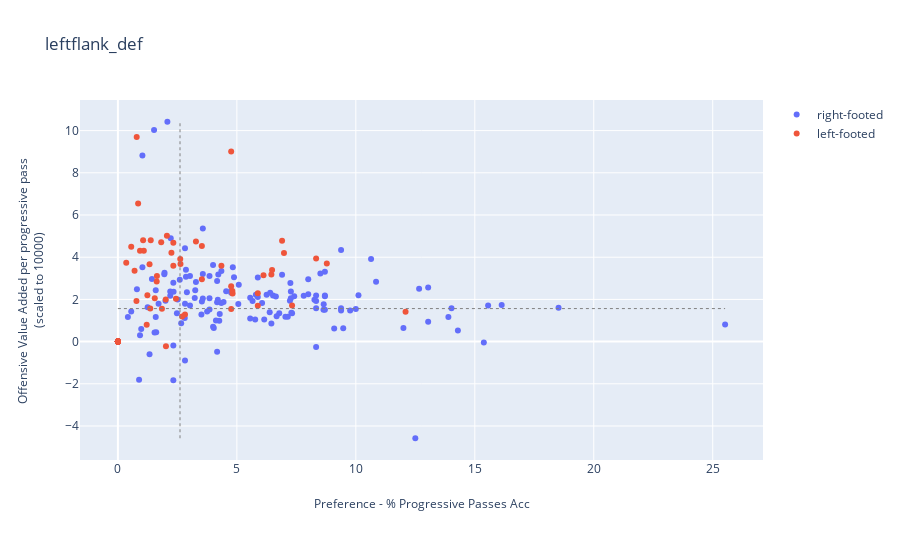
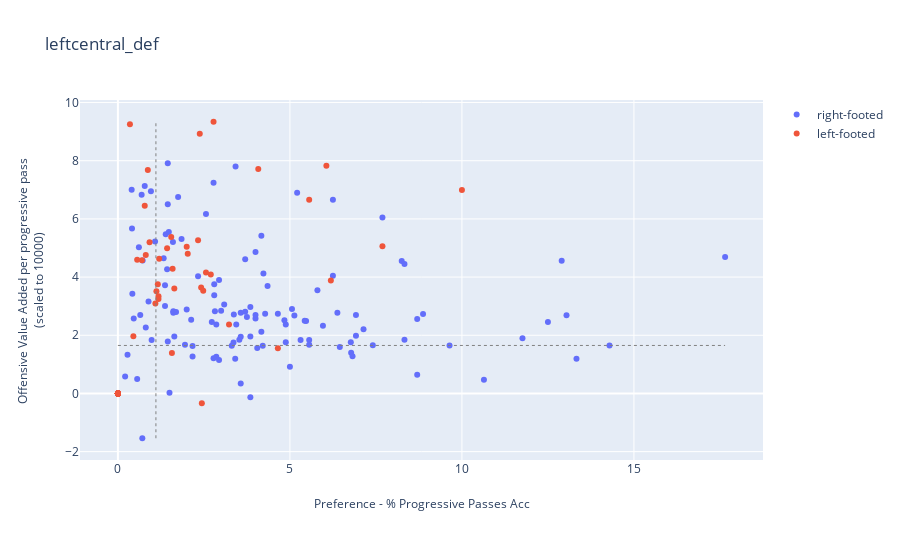
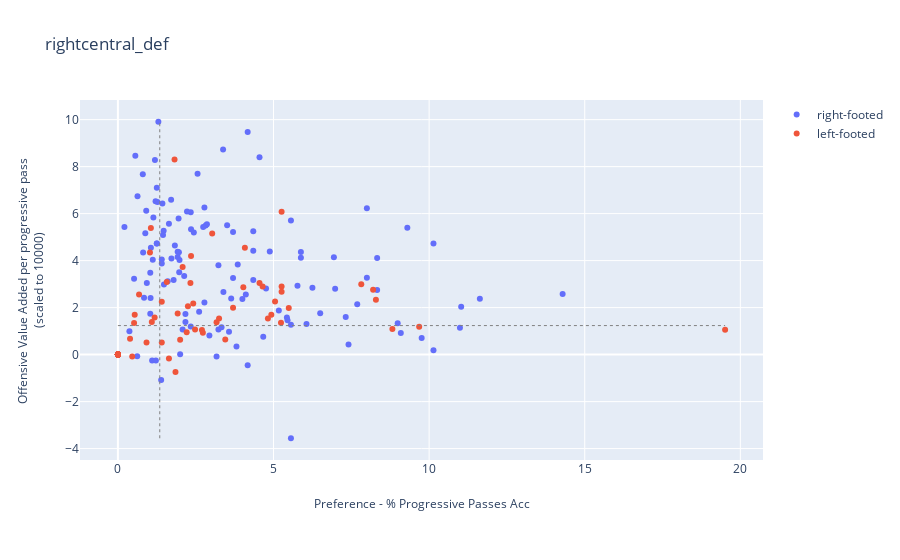
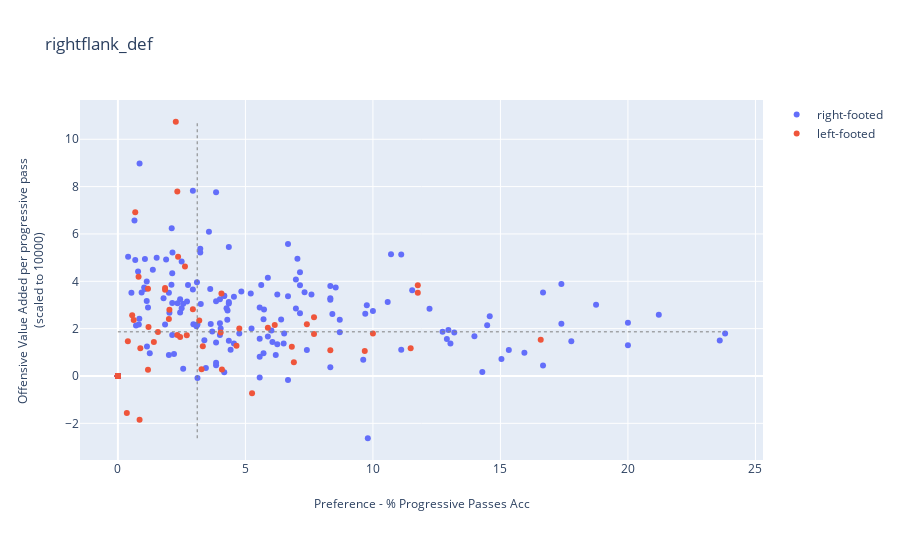

Source (notebook cell) for these figures, in order:
### Code cell
# The graphs have been saved in 'defender_clusters' data folder
plot_preference_value_region(defender_attrs_plot, result_type = 'Acc')

### Figure 1 — Plotly figure (JSON) as saved in the notebook; plotly's stock layout.template omitted (floating-point values rounded to 4 significant figures; data arrays with more than 128 entries replaced by an {"elided": "..."} marker saying what was removed)
{"data": [{"hoverinfo": "text", "mode": "markers", "name": "right-footed", "text": {"elided": "195 str values"}, "type": "scatter", "x": {"elided": "195 float values"}, "y": {"elided": "195 float values"}}, {"hoverinfo": "text", "mode": "markers", "name": "left-footed", "text": ["Name: AaronCresswell<br>Position: LB<br>Team:West Ham<br>Coords:(2.33, 3.6)", "Name: AaronCresswell<br>Position: LCB<br>Team:West Ham<br>Coords:(1.63, 2.85)", "Name: AlbertoMoreno<br>Position: LB<br>Team:Liverpool<br>Coords:(2.44, 2.03)", "Name: AndrewRobertson<br>Position: LB<br>Team:Liverpool<br>Coords:(0.35, 3.74)", "Name: AngeloOgbonna<br>Position: CB<br>Team:West Ham<br>Coords:(12.09, 1.41)", "Name: AngeloOgbonna<br>Position: LCB<br>Team:West Ham<br>Coords:(6.9, 4.78)", "Name: AngeloOgbonna<br>Position: L_CB<br>Team:West Ham<br>Coords:(1.64, 3.11)", "Name: ArthurMasuaku<br>Position: LB<br>Team:West Ham<br>Coords:(0, 0)", "Name: AymericLaporte<br>Position: L_CB<br>Team:Man City<br>Coords:(2.01, 1.99)", "Name: BenChilwell<br>Position: LB<br>Team:Leicester<br>Coords:(0.79, 9.7)", "Name: BenDavies<br>Position: LB<br>Team:Spurs<br>Coords:(1.38, 4.8)", "Name: BenMee<br>Position: L_CB<br>Team:Burnley<br>Coords:(4.76, 1.55)", "Name: BenjaminMendy<br>Position: LB<br>Team:Man City<br>Coords:(0, 0)", "Name: BrunoMartinsIndi<br>Position: LCB<br>Team:Stoke<br>Coords:(0, 0)", "Name: BrunoMartinsIndi<br>Position: L_CB<br>Team:Stoke<br>Coords:(5.88, 2.29)", "Name: CharlieDaniels<br>Position: LB<br>Team:Bournemouth<br>Coords:(2.25, 4.21)", "Name: CharlieDaniels<br>Position: LWB<br>Team:Bournemouth<br>Coords:(0, 0)", "Name: CharlieTaylor<br>Position: LB<br>Team:Burnley<br>Coords:(4.76, 2.62)", "Name: ChrisLowe<br>Position: LB<br>Team:Huddersfield<br>Coords:(3.53, 4.53)", "Name: ChrisLowe<br>Position: LWB<br>Team:Huddersfield<br>Coords:(0, 0)", "Name: ChristianFuchs<br>Position: LB<br>Team:Leicester<br>Coords:(1.21, 0.8)", "Name: CiaranClark<br>Position: LCB<br>Team:Newcastle<br>Coords:(0, 0)", "Name: CiaranClark<br>Position: L_CB<br>Team:Newcastle<br>Coords:(2.02, -0.22)", "Name: DaleyBlind<br>Position: LB<br>Team:Man Utd<br>Coords:(4.76, 9.01)", "Name: DannyRose<br>Position: LB<br>Team:Spurs<br>Coords:(1.82, 4.71)", "Name: EliaquimMangala<br>Position: L_CB<br>Team:Man City<br>Coords:(2.63, 3.68)", "Name: ErikPieters<br>Position: LB<br>Team:Stoke<br>Coords:(1.06, 4.8)", "Name: ErikPieters<br>Position: LCB<br>Team:Stoke<br>Coords:(0, 0)", "Name: GaetanBong<br>Position: LB<br>Team:Brighton<br>Coords:(8.78, 3.7)", "Name: JanVertonghen<br>Position: LB<br>Team:Spurs<br>Coords:(0, 0)", "Name: JanVertonghen<br>Position: LCB<br>Team:Spurs<br>Coords:(2.62, 3.92)", "Name: JanVertonghen<br>Position: L_CB<br>Team:Spurs<br>Coords:(4.35, 3.6)", "Name: JeffreySchlupp<br>Position: LB<br>Team:Crystal Palace<br>Coords:(1.09, 4.31)", "Name: JoseHolebas<br>Position: LB<br>Team:Watford<br>Coords:(2.33, 4.68)", "Name: JoseHolebas<br>Position: LCB<br>Team:Watford<br>Coords:(0, 0)", "Name: KevinWimmer<br>Position: LCB<br>Team:Stoke<br>Coords:(0, 0)", "Name: KevinWimmer<br>Position: L_CB<br>Team:Stoke<br>Coords:(6.45, 3.18)", "Name: KieranGibbs<br>Position: LB<br>Team:West Brom<br>Coords:(0.85, 6.55)", "Name: KonstantinosStafylidis<br>Position: LB<br>Team:Stoke<br>Coords:(8.33, 3.94)", "Name: LeightonBaines<br>Position: LB<br>Team:Everton<br>Coords:(0.7, 3.36)", "Name: LukeShaw<br>Position: LB<br>Team:Man Utd<br>Coords:(0, 0)", "Name: MamadouSakho<br>Position: L_CB<br>Team:Crystal Palace<br>Coords:(4.82, 2.28)", "Name: MarcosRojo<br>Position: L_CB<br>Team:Man Utd<br>Coords:(3.28, 4.75)", "Name: MarkusSuttner<br>Position: LB<br>Team:Brighton<br>Coords:(4.81, 2.4)", "Name: MartinOlsson<br>Position: LB<br>Team:Swansea<br>Coords:(2.06, 5.02)", "Name: MartinOlsson<br>Position: LWB<br>Team:Swansea<br>Coords:(0, 0)", "Name: MarvinZeegelaar<br>Position: LB<br>Team:Watford<br>Coords:(2.7, 1.19)", "Name: MattTargett<br>Position: LB<br>Team:Southampton<br>Coords:(0, 0)", "Name: MiguelBritos<br>Position: LCB<br>Team:Watford<br>Coords:(6.98, 4.2)", "Name: MiguelBritos<br>Position: L_CB<br>Team:Watford<br>Coords:(1.85, 1.56)", "Name: NachoMonreal<br>Position: CB<br>Team:Arsenal<br>Coords:(7.32, 1.71)", "Name: NachoMonreal<br>Position: LB<br>Team:Arsenal<br>Coords:(0, 0)", "Name: NachoMonreal<br>Position: LCB<br>Team:Arsenal<br>Coords:(1.33, 3.67)", "Name: NachoMonreal<br>Position: L_CB<br>Team:Arsenal<br>Coords:(5.88, 1.7)", "Name: NathanAke<br>Position: LCB<br>Team:Bournemouth<br>Coords:(6.12, 3.15)", "Name: NathanAke<br>Position: L_CB<br>Team:Bournemouth<br>Coords:(1.55, 2.05)", "Name: PatrickvanAanholt<br>Position: LB<br>Team:Crystal Palace<br>Coords:(1.24, 2.2)", "Name: PaulDummett<br>Position: LB<br>Team:Newcastle<br>Coords:(6.48, 3.39)", "Name: PaulDummett<br>Position: LCB<br>Team:Newcastle<br>Coords:(0, 0)", "Name: RagnarKlavan<br>Position: L_CB<br>Team:Liverpool<br>Coords:(0.56, 4.5)", "Name: RyanBertrand<br>Position: LB<br>Team:Southampton<br>Coords:(0.78, 1.93)", "Name: ScottMalone<br>Position: LB<br>Team:Huddersfield<br>Coords:(3.53, 2.96)", "Name: SeadKolasinac<br>Position: LB<br>Team:Arsenal<br>Coords:(0, 0)", "Name: SeadKolasinac<br>Position: LCB<br>Team:Arsenal<br>Coords:(0, 0)", "Name: StephenWard<br>Position: LB<br>Team:Burnley<br>Coords:(0.93, 4.31)", "Name: TerenceKongolo<br>Position: LB<br>Team:Huddersfield<br>Coords:(0, 0)", "Name: TyroneMings<br>Position: LCB<br>Team:Bournemouth<br>Coords:(0, 0)", "Name: WesleyHoedt<br>Position: LCB<br>Team:Southampton<br>Coords:(2.82, 1.29)", "Name: WesleyHoedt<br>Position: L_CB<br>Team:Southampton<br>Coords:(1.36, 1.57)"], "type": "scatter", "x": [2.33, 1.63, 2.44, 0.35, 12.09, 6.9, 1.64, 0, 2.01, 0.79, 1.38, 4.76, 0, 0, 5.88, 2.25, 0, 4.76, 3.53, 0, 1.21, 0, 2.02, 4.76, 1.82, 2.63, 1.06, 0, 8.78, 0, 2.62, 4.35, 1.09, 2.33, 0, 0, 6.45, 0.85, 8.33, 0.7, 0, 4.82, 3.28, 4.81, 2.06, 0, 2.7, 0, 6.98, 1.85, 7.32, 0, 1.33, 5.88, 6.12, 1.55, 1.24, 6.48, 0, 0.56, 0.78, 3.53, 0, 0, 0.93, 0, 0, 2.82, 1.36], "y": [3.6, 2.85, 2.03, 3.74, 1.41, 4.78, 3.11, 0, 1.99, 9.7, 4.8, 1.55, 0, 0, 2.29, 4.21, 0, 2.62, 4.53, 0, 0.8, 0, -0.22, 9.01, 4.71, 3.68, 4.8, 0, 3.7, 0, 3.92, 3.6, 4.31, 4.68, 0, 0, 3.18, 6.55, 3.94, 3.36, 0, 2.28, 4.75, 2.4, 5.02, 0, 1.19, 0, 4.2, 1.56, 1.71, 0, 3.67, 1.7, 3.15, 2.05, 2.2, 3.39, 0, 4.5, 1.93, 2.96, 0, 0, 4.31, 0, 0, 1.29, 1.57]}], "layout": {"annotations": [{"showarrow": false, "text": "Preference - % Progressive Passes Acc", "x": 0.5, "xref": "paper", "y": -0.15, "yref": "paper"}, {"showarrow": false, "text": "Offensive Value Added per progressive pass <br>(scaled to 10000)", "textangle": -90, "x": -0.1, "xref": "paper", "y": 0.5, "yref": "paper"}], "autosize": true, "margin": {"b": 100}, "shapes": [{"line": {"color": "Grey", "dash": "dot", "width": 1}, "type": "line", "x0": 2.61, "x1": 2.61, "xref": "x", "y0": -4.58, "y1": 10.42, "yref": "y"}, {"line": {"color": "Grey", "dash": "dot", "width": 1}, "type": "line", "x0": 0, "x1": 25.52, "xref": "x", "y0": 1.565, "y1": 1.565, "yref": "y"}], "title": {"text": "leftflank_def"}}}

### Figure 2 — Plotly figure (JSON) as saved in the notebook; plotly's stock layout.template omitted (floating-point values rounded to 4 significant figures; data arrays with more than 128 entries replaced by an {"elided": "..."} marker saying what was removed)
{"data": [{"hoverinfo": "text", "mode": "markers", "name": "right-footed", "text": {"elided": "195 str values"}, "type": "scatter", "x": {"elided": "195 float values"}, "y": {"elided": "195 float values"}}, {"hoverinfo": "text", "mode": "markers", "name": "left-footed", "text": ["Name: AaronCresswell<br>Position: LB<br>Team:West Ham<br>Coords:(2.33, 5.27)", "Name: AaronCresswell<br>Position: LCB<br>Team:West Ham<br>Coords:(0, 0)", "Name: AlbertoMoreno<br>Position: LB<br>Team:Liverpool<br>Coords:(0.81, 4.76)", "Name: AndrewRobertson<br>Position: LB<br>Team:Liverpool<br>Coords:(0.35, 9.25)", "Name: AngeloOgbonna<br>Position: CB<br>Team:West Ham<br>Coords:(0, 0)", "Name: AngeloOgbonna<br>Position: LCB<br>Team:West Ham<br>Coords:(0, 0)", "Name: AngeloOgbonna<br>Position: L_CB<br>Team:West Ham<br>Coords:(1.64, 3.61)", "Name: ArthurMasuaku<br>Position: LB<br>Team:West Ham<br>Coords:(0, 0)", "Name: AymericLaporte<br>Position: L_CB<br>Team:Man City<br>Coords:(0, 0)", "Name: BenChilwell<br>Position: LB<br>Team:Leicester<br>Coords:(1.57, 1.39)", "Name: BenDavies<br>Position: LB<br>Team:Spurs<br>Coords:(0.92, 5.2)", "Name: BenMee<br>Position: L_CB<br>Team:Burnley<br>Coords:(1.43, 4.99)", "Name: BenjaminMendy<br>Position: LB<br>Team:Man City<br>Coords:(0, 0)", "Name: BrunoMartinsIndi<br>Position: LCB<br>Team:Stoke<br>Coords:(0, 0)", "Name: BrunoMartinsIndi<br>Position: L_CB<br>Team:Stoke<br>Coords:(0, 0)", "Name: CharlieDaniels<br>Position: LB<br>Team:Bournemouth<br>Coords:(1.12, 3.51)", "Name: CharlieDaniels<br>Position: LWB<br>Team:Bournemouth<br>Coords:(0, 0)", "Name: CharlieTaylor<br>Position: LB<br>Team:Burnley<br>Coords:(1.59, 4.29)", "Name: ChrisLowe<br>Position: LB<br>Team:Huddersfield<br>Coords:(1.18, 3.34)", "Name: ChrisLowe<br>Position: LWB<br>Team:Huddersfield<br>Coords:(10.0, 6.99)", "Name: ChristianFuchs<br>Position: LB<br>Team:Leicester<br>Coords:(2.42, 3.64)", "Name: CiaranClark<br>Position: LCB<br>Team:Newcastle<br>Coords:(7.69, 5.06)", "Name: CiaranClark<br>Position: L_CB<br>Team:Newcastle<br>Coords:(0, 0)", "Name: DaleyBlind<br>Position: LB<br>Team:Man Utd<br>Coords:(0, 0)", "Name: DannyRose<br>Position: LB<br>Team:Spurs<br>Coords:(0, 0)", "Name: EliaquimMangala<br>Position: L_CB<br>Team:Man City<br>Coords:(0, 0)", "Name: ErikPieters<br>Position: LB<br>Team:Stoke<br>Coords:(0, 0)", "Name: ErikPieters<br>Position: LCB<br>Team:Stoke<br>Coords:(0, 0)", "Name: GaetanBong<br>Position: LB<br>Team:Brighton<br>Coords:(2.03, 4.8)", "Name: JanVertonghen<br>Position: LB<br>Team:Spurs<br>Coords:(0, 0)", "Name: JanVertonghen<br>Position: LCB<br>Team:Spurs<br>Coords:(0, 0)", "Name: JanVertonghen<br>Position: L_CB<br>Team:Spurs<br>Coords:(0.87, 7.68)", "Name: JeffreySchlupp<br>Position: LB<br>Team:Crystal Palace<br>Coords:(1.09, 3.09)", "Name: JoseHolebas<br>Position: LB<br>Team:Watford<br>Coords:(0.78, 6.45)", "Name: JoseHolebas<br>Position: LCB<br>Team:Watford<br>Coords:(0, 0)", "Name: KevinWimmer<br>Position: LCB<br>Team:Stoke<br>Coords:(2.0, 5.04)", "Name: KevinWimmer<br>Position: L_CB<br>Team:Stoke<br>Coords:(3.23, 2.37)", "Name: KieranGibbs<br>Position: LB<br>Team:West Brom<br>Coords:(2.56, 4.16)", "Name: KonstantinosStafylidis<br>Position: LB<br>Team:Stoke<br>Coords:(0, 0)", "Name: LeightonBaines<br>Position: LB<br>Team:Everton<br>Coords:(0.7, 4.58)", "Name: LukeShaw<br>Position: LB<br>Team:Man Utd<br>Coords:(0, 0)", "Name: MamadouSakho<br>Position: L_CB<br>Team:Crystal Palace<br>Coords:(1.2, 4.63)", "Name: MarcosRojo<br>Position: L_CB<br>Team:Man Utd<br>Coords:(0, 0)", "Name: MarkusSuttner<br>Position: LB<br>Team:Brighton<br>Coords:(0, 0)", "Name: MartinOlsson<br>Position: LB<br>Team:Swansea<br>Coords:(6.19, 3.88)", "Name: MartinOlsson<br>Position: LWB<br>Team:Swansea<br>Coords:(6.06, 7.83)", "Name: MarvinZeegelaar<br>Position: LB<br>Team:Watford<br>Coords:(2.7, 4.09)", "Name: MattTargett<br>Position: LB<br>Team:Southampton<br>Coords:(0, 0)", "Name: MiguelBritos<br>Position: LCB<br>Team:Watford<br>Coords:(0, 0)", "Name: MiguelBritos<br>Position: L_CB<br>Team:Watford<br>Coords:(0, 0)", "Name: NachoMonreal<br>Position: CB<br>Team:Arsenal<br>Coords:(2.44, -0.34)", "Name: NachoMonreal<br>Position: LB<br>Team:Arsenal<br>Coords:(0, 0)", "Name: NachoMonreal<br>Position: LCB<br>Team:Arsenal<br>Coords:(0, 0)", "Name: NachoMonreal<br>Position: L_CB<br>Team:Arsenal<br>Coords:(0, 0)", "Name: NathanAke<br>Position: LCB<br>Team:Bournemouth<br>Coords:(4.08, 7.72)", "Name: NathanAke<br>Position: L_CB<br>Team:Bournemouth<br>Coords:(1.55, 5.38)", "Name: PatrickvanAanholt<br>Position: LB<br>Team:Crystal Palace<br>Coords:(2.48, 3.53)", "Name: PaulDummett<br>Position: LB<br>Team:Newcastle<br>Coords:(5.56, 6.66)", "Name: PaulDummett<br>Position: LCB<br>Team:Newcastle<br>Coords:(0, 0)", "Name: RagnarKlavan<br>Position: L_CB<br>Team:Liverpool<br>Coords:(0.56, 4.6)", "Name: RyanBertrand<br>Position: LB<br>Team:Southampton<br>Coords:(1.16, 3.75)", "Name: ScottMalone<br>Position: LB<br>Team:Huddersfield<br>Coords:(1.18, 3.25)", "Name: SeadKolasinac<br>Position: LB<br>Team:Arsenal<br>Coords:(4.65, 1.55)", "Name: SeadKolasinac<br>Position: LCB<br>Team:Arsenal<br>Coords:(0, 0)", "Name: StephenWard<br>Position: LB<br>Team:Burnley<br>Coords:(2.78, 9.34)", "Name: TerenceKongolo<br>Position: LB<br>Team:Huddersfield<br>Coords:(2.38, 8.93)", "Name: TyroneMings<br>Position: LCB<br>Team:Bournemouth<br>Coords:(0, 0)", "Name: WesleyHoedt<br>Position: LCB<br>Team:Southampton<br>Coords:(0, 0)", "Name: WesleyHoedt<br>Position: L_CB<br>Team:Southampton<br>Coords:(0.45, 1.97)"], "type": "scatter", "x": [2.33, 0, 0.81, 0.35, 0, 0, 1.64, 0, 0, 1.57, 0.92, 1.43, 0, 0, 0, 1.12, 0, 1.59, 1.18, 10, 2.42, 7.69, 0, 0, 0, 0, 0, 0, 2.03, 0, 0, 0.87, 1.09, 0.78, 0, 2, 3.23, 2.56, 0, 0.7, 0, 1.2, 0, 0, 6.19, 6.06, 2.7, 0, 0, 0, 2.44, 0, 0, 0, 4.08, 1.55, 2.48, 5.56, 0, 0.56, 1.16, 1.18, 4.65, 0, 2.78, 2.38, 0, 0, 0.45], "y": [5.27, 0, 4.76, 9.25, 0, 0, 3.61, 0, 0, 1.39, 5.2, 4.99, 0, 0, 0, 3.51, 0, 4.29, 3.34, 6.99, 3.64, 5.06, 0, 0, 0, 0, 0, 0, 4.8, 0, 0, 7.68, 3.09, 6.45, 0, 5.04, 2.37, 4.16, 0, 4.58, 0, 4.63, 0, 0, 3.88, 7.83, 4.09, 0, 0, 0, -0.34, 0, 0, 0, 7.72, 5.38, 3.53, 6.66, 0, 4.6, 3.75, 3.25, 1.55, 0, 9.34, 8.93, 0, 0, 1.97]}], "layout": {"annotations": [{"showarrow": false, "text": "Preference - % Progressive Passes Acc", "x": 0.5, "xref": "paper", "y": -0.15, "yref": "paper"}, {"showarrow": false, "text": "Offensive Value Added per progressive pass <br>(scaled to 10000)", "textangle": -90, "x": -0.1, "xref": "paper", "y": 0.5, "yref": "paper"}], "autosize": true, "margin": {"b": 100}, "shapes": [{"line": {"color": "Grey", "dash": "dot", "width": 1}, "type": "line", "x0": 1.105, "x1": 1.105, "xref": "x", "y0": -1.54, "y1": 9.34, "yref": "y"}, {"line": {"color": "Grey", "dash": "dot", "width": 1}, "type": "line", "x0": 0, "x1": 17.65, "xref": "x", "y0": 1.65, "y1": 1.65, "yref": "y"}], "title": {"text": "leftcentral_def"}}}

### Figure 3 — Plotly figure (JSON) as saved in the notebook; plotly's stock layout.template omitted (floating-point values rounded to 4 significant figures; data arrays with more than 128 entries replaced by an {"elided": "..."} marker saying what was removed)
{"data": [{"hoverinfo": "text", "mode": "markers", "name": "right-footed", "text": {"elided": "195 str values"}, "type": "scatter", "x": {"elided": "195 float values"}, "y": {"elided": "195 float values"}}, {"hoverinfo": "text", "mode": "markers", "name": "left-footed", "text": ["Name: AaronCresswell<br>Position: LB<br>Team:West Ham<br>Coords:(2.33, 3.05)", "Name: AaronCresswell<br>Position: LCB<br>Team:West Ham<br>Coords:(0.54, 1.7)", "Name: AlbertoMoreno<br>Position: LB<br>Team:Liverpool<br>Coords:(3.25, 1.54)", "Name: AndrewRobertson<br>Position: LB<br>Team:Liverpool<br>Coords:(2.08, 3.73)", "Name: AngeloOgbonna<br>Position: CB<br>Team:West Ham<br>Coords:(5.49, 1.98)", "Name: AngeloOgbonna<br>Position: LCB<br>Team:West Ham<br>Coords:(3.45, 0.64)", "Name: AngeloOgbonna<br>Position: L_CB<br>Team:West Ham<br>Coords:(1.64, -0.17)", "Name: ArthurMasuaku<br>Position: LB<br>Team:West Ham<br>Coords:(0, 0)", "Name: AymericLaporte<br>Position: L_CB<br>Team:Man City<br>Coords:(4.03, 2.87)", "Name: BenChilwell<br>Position: LB<br>Team:Leicester<br>Coords:(1.57, 3.09)", "Name: BenDavies<br>Position: LB<br>Team:Spurs<br>Coords:(0.92, 0.52)", "Name: BenMee<br>Position: L_CB<br>Team:Burnley<br>Coords:(5.24, 1.36)", "Name: BenjaminMendy<br>Position: LB<br>Team:Man City<br>Coords:(0, 0)", "Name: BrunoMartinsIndi<br>Position: LCB<br>Team:Stoke<br>Coords:(0, 0)", "Name: BrunoMartinsIndi<br>Position: L_CB<br>Team:Stoke<br>Coords:(0, 0)", "Name: CharlieDaniels<br>Position: LB<br>Team:Bournemouth<br>Coords:(2.25, 2.06)", "Name: CharlieDaniels<br>Position: LWB<br>Team:Bournemouth<br>Coords:(0, 0)", "Name: CharlieTaylor<br>Position: LB<br>Team:Burnley<br>Coords:(3.17, 1.38)", "Name: ChrisLowe<br>Position: LB<br>Team:Huddersfield<br>Coords:(2.35, 4.2)", "Name: ChrisLowe<br>Position: LWB<br>Team:Huddersfield<br>Coords:(0, 0)", "Name: ChristianFuchs<br>Position: LB<br>Team:Leicester<br>Coords:(2.42, 2.17)", "Name: CiaranClark<br>Position: LCB<br>Team:Newcastle<br>Coords:(0, 0)", "Name: CiaranClark<br>Position: L_CB<br>Team:Newcastle<br>Coords:(5.05, 2.26)", "Name: DaleyBlind<br>Position: LB<br>Team:Man Utd<br>Coords:(0, 0)", "Name: DannyRose<br>Position: LB<br>Team:Spurs<br>Coords:(1.82, 8.3)", "Name: EliaquimMangala<br>Position: L_CB<br>Team:Man City<br>Coords:(5.26, 2.9)", "Name: ErikPieters<br>Position: LB<br>Team:Stoke<br>Coords:(1.06, 5.39)", "Name: ErikPieters<br>Position: LCB<br>Team:Stoke<br>Coords:(5.26, 2.68)", "Name: GaetanBong<br>Position: LB<br>Team:Brighton<br>Coords:(0.68, 2.56)", "Name: JanVertonghen<br>Position: LB<br>Team:Spurs<br>Coords:(0, 0)", "Name: JanVertonghen<br>Position: LCB<br>Team:Spurs<br>Coords:(0.52, 1.35)", "Name: JanVertonghen<br>Position: L_CB<br>Team:Spurs<br>Coords:(4.93, 1.7)", "Name: JeffreySchlupp<br>Position: LB<br>Team:Crystal Palace<br>Coords:(1.09, 1.39)", "Name: JoseHolebas<br>Position: LB<br>Team:Watford<br>Coords:(0, 0)", "Name: JoseHolebas<br>Position: LCB<br>Team:Watford<br>Coords:(5.26, 6.08)", "Name: KevinWimmer<br>Position: LCB<br>Team:Stoke<br>Coords:(2.0, 0.63)", "Name: KevinWimmer<br>Position: L_CB<br>Team:Stoke<br>Coords:(9.68, 1.19)", "Name: KieranGibbs<br>Position: LB<br>Team:West Brom<br>Coords:(0, 0)", "Name: KonstantinosStafylidis<br>Position: LB<br>Team:Stoke<br>Coords:(0, 0)", "Name: LeightonBaines<br>Position: LB<br>Team:Everton<br>Coords:(1.41, 2.25)", "Name: LukeShaw<br>Position: LB<br>Team:Man Utd<br>Coords:(0, 0)", "Name: MamadouSakho<br>Position: L_CB<br>Team:Crystal Palace<br>Coords:(4.82, 1.54)", "Name: MarcosRojo<br>Position: L_CB<br>Team:Man Utd<br>Coords:(8.2, 2.76)", "Name: MarkusSuttner<br>Position: LB<br>Team:Brighton<br>Coords:(1.92, 1.75)", "Name: MartinOlsson<br>Position: LB<br>Team:Swansea<br>Coords:(1.03, 4.35)", "Name: MartinOlsson<br>Position: LWB<br>Team:Swansea<br>Coords:(3.03, 5.15)", "Name: MarvinZeegelaar<br>Position: LB<br>Team:Watford<br>Coords:(0, 0)", "Name: MattTargett<br>Position: LB<br>Team:Southampton<br>Coords:(0, 0)", "Name: MiguelBritos<br>Position: LCB<br>Team:Watford<br>Coords:(0, 0)", "Name: MiguelBritos<br>Position: L_CB<br>Team:Watford<br>Coords:(3.7, 1.99)", "Name: NachoMonreal<br>Position: CB<br>Team:Arsenal<br>Coords:(19.51, 1.06)", "Name: NachoMonreal<br>Position: LB<br>Team:Arsenal<br>Coords:(4.55, 3.05)", "Name: NachoMonreal<br>Position: LCB<br>Team:Arsenal<br>Coords:(2.21, 0.95)", "Name: NachoMonreal<br>Position: L_CB<br>Team:Arsenal<br>Coords:(8.82, 1.09)", "Name: NathanAke<br>Position: LCB<br>Team:Bournemouth<br>Coords:(4.08, 4.55)", "Name: NathanAke<br>Position: L_CB<br>Team:Bournemouth<br>Coords:(8.29, 2.33)", "Name: PatrickvanAanholt<br>Position: LB<br>Team:Crystal Palace<br>Coords:(2.48, 1.07)", "Name: PaulDummett<br>Position: LB<br>Team:Newcastle<br>Coords:(1.85, -0.74)", "Name: PaulDummett<br>Position: LCB<br>Team:Newcastle<br>Coords:(0, 0)", "Name: RagnarKlavan<br>Position: L_CB<br>Team:Liverpool<br>Coords:(7.82, 2.99)", "Name: RyanBertrand<br>Position: LB<br>Team:Southampton<br>Coords:(0.39, 0.67)", "Name: ScottMalone<br>Position: LB<br>Team:Huddersfield<br>Coords:(1.18, 1.58)", "Name: SeadKolasinac<br>Position: LB<br>Team:Arsenal<br>Coords:(4.65, 2.9)", "Name: SeadKolasinac<br>Position: LCB<br>Team:Arsenal<br>Coords:(2.7, 1.05)", "Name: StephenWard<br>Position: LB<br>Team:Burnley<br>Coords:(0.46, -0.08)", "Name: TerenceKongolo<br>Position: LB<br>Team:Huddersfield<br>Coords:(0, 0)", "Name: TyroneMings<br>Position: LCB<br>Team:Bournemouth<br>Coords:(0, 0)", "Name: WesleyHoedt<br>Position: LCB<br>Team:Southampton<br>Coords:(1.41, 0.52)", "Name: WesleyHoedt<br>Position: L_CB<br>Team:Southampton<br>Coords:(2.73, 0.93)"], "type": "scatter", "x": [2.33, 0.54, 3.25, 2.08, 5.49, 3.45, 1.64, 0, 4.03, 1.57, 0.92, 5.24, 0, 0, 0, 2.25, 0, 3.17, 2.35, 0, 2.42, 0, 5.05, 0, 1.82, 5.26, 1.06, 5.26, 0.68, 0, 0.52, 4.93, 1.09, 0, 5.26, 2, 9.68, 0, 0, 1.41, 0, 4.82, 8.2, 1.92, 1.03, 3.03, 0, 0, 0, 3.7, 19.51, 4.55, 2.21, 8.82, 4.08, 8.29, 2.48, 1.85, 0, 7.82, 0.39, 1.18, 4.65, 2.7, 0.46, 0, 0, 1.41, 2.73], "y": [3.05, 1.7, 1.54, 3.73, 1.98, 0.64, -0.17, 0, 2.87, 3.09, 0.52, 1.36, 0, 0, 0, 2.06, 0, 1.38, 4.2, 0, 2.17, 0, 2.26, 0, 8.3, 2.9, 5.39, 2.68, 2.56, 0, 1.35, 1.7, 1.39, 0, 6.08, 0.63, 1.19, 0, 0, 2.25, 0, 1.54, 2.76, 1.75, 4.35, 5.15, 0, 0, 0, 1.99, 1.06, 3.05, 0.95, 1.09, 4.55, 2.33, 1.07, -0.74, 0, 2.99, 0.67, 1.58, 2.9, 1.05, -0.08, 0, 0, 0.52, 0.93]}], "layout": {"annotations": [{"showarrow": false, "text": "Preference - % Progressive Passes Acc", "x": 0.5, "xref": "paper", "y": -0.15, "yref": "paper"}, {"showarrow": false, "text": "Offensive Value Added per progressive pass <br>(scaled to 10000)", "textangle": -90, "x": -0.1, "xref": "paper", "y": 0.5, "yref": "paper"}], "autosize": true, "margin": {"b": 100}, "shapes": [{"line": {"color": "Grey", "dash": "dot", "width": 1}, "type": "line", "x0": 1.345, "x1": 1.345, "xref": "x", "y0": -3.56, "y1": 9.91, "yref": "y"}, {"line": {"color": "Grey", "dash": "dot", "width": 1}, "type": "line", "x0": 0, "x1": 19.51, "xref": "x", "y0": 1.235, "y1": 1.235, "yref": "y"}], "title": {"text": "rightcentral_def"}}}

### Figure 4 — Plotly figure (JSON) as saved in the notebook; plotly's stock layout.template omitted (floating-point values rounded to 4 significant figures; data arrays with more than 128 entries replaced by an {"elided": "..."} marker saying what was removed)
{"data": [{"hoverinfo": "text", "mode": "markers", "name": "right-footed", "text": {"elided": "195 str values"}, "type": "scatter", "x": {"elided": "195 float values"}, "y": {"elided": "195 float values"}}, {"hoverinfo": "text", "mode": "markers", "name": "left-footed", "text": ["Name: AaronCresswell<br>Position: LB<br>Team:West Ham<br>Coords:(2.33, 7.79)", "Name: AaronCresswell<br>Position: LCB<br>Team:West Ham<br>Coords:(0, 0)", "Name: AlbertoMoreno<br>Position: LB<br>Team:Liverpool<br>Coords:(0.81, 4.19)", "Name: AndrewRobertson<br>Position: LB<br>Team:Liverpool<br>Coords:(0.35, -1.56)", "Name: AngeloOgbonna<br>Position: CB<br>Team:West Ham<br>Coords:(7.69, 2.48)", "Name: AngeloOgbonna<br>Position: LCB<br>Team:West Ham<br>Coords:(6.9, 0.58)", "Name: AngeloOgbonna<br>Position: L_CB<br>Team:West Ham<br>Coords:(11.48, 1.17)", "Name: ArthurMasuaku<br>Position: LB<br>Team:West Ham<br>Coords:(0, 0)", "Name: AymericLaporte<br>Position: L_CB<br>Team:Man City<br>Coords:(4.03, 1.84)", "Name: BenChilwell<br>Position: LB<br>Team:Leicester<br>Coords:(2.36, 5.04)", "Name: BenDavies<br>Position: LB<br>Team:Spurs<br>Coords:(0, 0)", "Name: BenMee<br>Position: L_CB<br>Team:Burnley<br>Coords:(3.33, 1.26)", "Name: BenjaminMendy<br>Position: LB<br>Team:Man City<br>Coords:(0, 0)", "Name: BrunoMartinsIndi<br>Position: LCB<br>Team:Stoke<br>Coords:(7.69, 1.77)", "Name: BrunoMartinsIndi<br>Position: L_CB<br>Team:Stoke<br>Coords:(11.76, 3.52)", "Name: CharlieDaniels<br>Position: LB<br>Team:Bournemouth<br>Coords:(0.56, 2.57)", "Name: CharlieDaniels<br>Position: LWB<br>Team:Bournemouth<br>Coords:(0, 0)", "Name: CharlieTaylor<br>Position: LB<br>Team:Burnley<br>Coords:(0, 0)", "Name: ChrisLowe<br>Position: LB<br>Team:Huddersfield<br>Coords:(1.18, 3.69)", "Name: ChrisLowe<br>Position: LWB<br>Team:Huddersfield<br>Coords:(10.0, 1.8)", "Name: ChristianFuchs<br>Position: LB<br>Team:Leicester<br>Coords:(0, 0)", "Name: CiaranClark<br>Position: LCB<br>Team:Newcastle<br>Coords:(0, 0)", "Name: CiaranClark<br>Position: L_CB<br>Team:Newcastle<br>Coords:(2.02, 2.8)", "Name: DaleyBlind<br>Position: LB<br>Team:Man Utd<br>Coords:(0, 0)", "Name: DannyRose<br>Position: LB<br>Team:Spurs<br>Coords:(0, 0)", "Name: EliaquimMangala<br>Position: L_CB<br>Team:Man City<br>Coords:(2.63, 4.63)", "Name: ErikPieters<br>Position: LB<br>Team:Stoke<br>Coords:(3.19, 2.34)", "Name: ErikPieters<br>Position: LCB<br>Team:Stoke<br>Coords:(5.26, -0.73)", "Name: GaetanBong<br>Position: LB<br>Team:Brighton<br>Coords:(0.68, 6.92)", "Name: JanVertonghen<br>Position: LB<br>Team:Spurs<br>Coords:(0, 0)", "Name: JanVertonghen<br>Position: LCB<br>Team:Spurs<br>Coords:(1.57, 1.86)", "Name: JanVertonghen<br>Position: L_CB<br>Team:Spurs<br>Coords:(4.06, 3.48)", "Name: JeffreySchlupp<br>Position: LB<br>Team:Crystal Palace<br>Coords:(0, 0)", "Name: JoseHolebas<br>Position: LB<br>Team:Watford<br>Coords:(2.33, 1.73)", "Name: JoseHolebas<br>Position: LCB<br>Team:Watford<br>Coords:(0, 0)", "Name: KevinWimmer<br>Position: LCB<br>Team:Stoke<br>Coords:(2.0, 2.41)", "Name: KevinWimmer<br>Position: L_CB<br>Team:Stoke<br>Coords:(9.68, 1.06)", "Name: KieranGibbs<br>Position: LB<br>Team:West Brom<br>Coords:(0.85, -1.85)", "Name: KonstantinosStafylidis<br>Position: LB<br>Team:Stoke<br>Coords:(0, 0)", "Name: LeightonBaines<br>Position: LB<br>Team:Everton<br>Coords:(0, 0)", "Name: LukeShaw<br>Position: LB<br>Team:Man Utd<br>Coords:(2.94, 2.82)", "Name: MamadouSakho<br>Position: L_CB<br>Team:Crystal Palace<br>Coords:(1.2, 2.07)", "Name: MarcosRojo<br>Position: L_CB<br>Team:Man Utd<br>Coords:(3.28, 0.29)", "Name: MarkusSuttner<br>Position: LB<br>Team:Brighton<br>Coords:(0, 0)", "Name: MartinOlsson<br>Position: LB<br>Team:Swansea<br>Coords:(0, 0)", "Name: MartinOlsson<br>Position: LWB<br>Team:Swansea<br>Coords:(0, 0)", "Name: MarvinZeegelaar<br>Position: LB<br>Team:Watford<br>Coords:(0, 0)", "Name: MattTargett<br>Position: LB<br>Team:Southampton<br>Coords:(0, 0)", "Name: MiguelBritos<br>Position: LCB<br>Team:Watford<br>Coords:(4.65, 1.28)", "Name: MiguelBritos<br>Position: L_CB<br>Team:Watford<br>Coords:(7.41, 2.19)", "Name: NachoMonreal<br>Position: CB<br>Team:Arsenal<br>Coords:(2.44, 1.65)", "Name: NachoMonreal<br>Position: LB<br>Team:Arsenal<br>Coords:(2.27, 10.74)", "Name: NachoMonreal<br>Position: LCB<br>Team:Arsenal<br>Coords:(0.88, 1.17)", "Name: NachoMonreal<br>Position: L_CB<br>Team:Arsenal<br>Coords:(5.88, 2.04)", "Name: NathanAke<br>Position: LCB<br>Team:Bournemouth<br>Coords:(4.08, 0.27)", "Name: NathanAke<br>Position: L_CB<br>Team:Bournemouth<br>Coords:(16.58, 1.53)", "Name: PatrickvanAanholt<br>Position: LB<br>Team:Crystal Palace<br>Coords:(0.62, 2.36)", "Name: PaulDummett<br>Position: LB<br>Team:Newcastle<br>Coords:(1.85, 3.64)", "Name: PaulDummett<br>Position: LCB<br>Team:Newcastle<br>Coords:(8.33, 1.09)", "Name: RagnarKlavan<br>Position: L_CB<br>Team:Liverpool<br>Coords:(6.15, 2.15)", "Name: RyanBertrand<br>Position: LB<br>Team:Southampton<br>Coords:(0.39, 1.47)", "Name: ScottMalone<br>Position: LB<br>Team:Huddersfield<br>Coords:(1.18, 0.26)", "Name: SeadKolasinac<br>Position: LB<br>Team:Arsenal<br>Coords:(0, 0)", "Name: SeadKolasinac<br>Position: LCB<br>Team:Arsenal<br>Coords:(2.7, 1.72)", "Name: StephenWard<br>Position: LB<br>Team:Burnley<br>Coords:(1.85, 3.72)", "Name: TerenceKongolo<br>Position: LB<br>Team:Huddersfield<br>Coords:(4.76, 2.01)", "Name: TyroneMings<br>Position: LCB<br>Team:Bournemouth<br>Coords:(11.76, 3.83)", "Name: WesleyHoedt<br>Position: LCB<br>Team:Southampton<br>Coords:(1.41, 1.44)", "Name: WesleyHoedt<br>Position: L_CB<br>Team:Southampton<br>Coords:(6.82, 1.24)"], "type": "scatter", "x": [2.33, 0, 0.81, 0.35, 7.69, 6.9, 11.48, 0, 4.03, 2.36, 0, 3.33, 0, 7.69, 11.76, 0.56, 0, 0, 1.18, 10, 0, 0, 2.02, 0, 0, 2.63, 3.19, 5.26, 0.68, 0, 1.57, 4.06, 0, 2.33, 0, 2, 9.68, 0.85, 0, 0, 2.94, 1.2, 3.28, 0, 0, 0, 0, 0, 4.65, 7.41, 2.44, 2.27, 0.88, 5.88, 4.08, 16.58, 0.62, 1.85, 8.33, 6.15, 0.39, 1.18, 0, 2.7, 1.85, 4.76, 11.76, 1.41, 6.82], "y": [7.79, 0, 4.19, -1.56, 2.48, 0.58, 1.17, 0, 1.84, 5.04, 0, 1.26, 0, 1.77, 3.52, 2.57, 0, 0, 3.69, 1.8, 0, 0, 2.8, 0, 0, 4.63, 2.34, -0.73, 6.92, 0, 1.86, 3.48, 0, 1.73, 0, 2.41, 1.06, -1.85, 0, 0, 2.82, 2.07, 0.29, 0, 0, 0, 0, 0, 1.28, 2.19, 1.65, 10.74, 1.17, 2.04, 0.27, 1.53, 2.36, 3.64, 1.09, 2.15, 1.47, 0.26, 0, 1.72, 3.72, 2.01, 3.83, 1.44, 1.24]}], "layout": {"annotations": [{"showarrow": false, "text": "Preference - % Progressive Passes Acc", "x": 0.5, "xref": "paper", "y": -0.15, "yref": "paper"}, {"showarrow": false, "text": "Offensive Value Added per progressive pass <br>(scaled to 10000)", "textangle": -90, "x": -0.1, "xref": "paper", "y": 0.5, "yref": "paper"}], "autosize": true, "margin": {"b": 100}, "shapes": [{"line": {"color": "Grey", "dash": "dot", "width": 1}, "type": "line", "x0": 3.11, "x1": 3.11, "xref": "x", "y0": -2.63, "y1": 10.74, "yref": "y"}, {"line": {"color": "Grey", "dash": "dot", "width": 1}, "type": "line", "x0": 0, "x1": 23.81, "xref": "x", "y0": 1.865, "y1": 1.865, "yref": "y"}], "title": {"text": "rightflank_def"}}}
